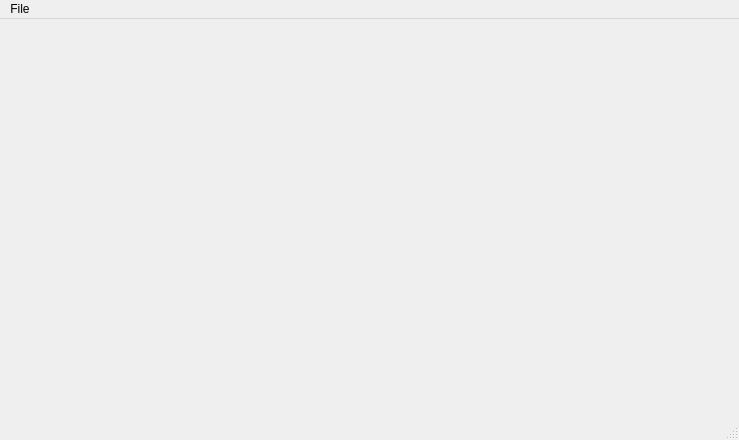
<?xml version="1.0" encoding="UTF-8"?>
<ui version="4.0">
 <class>MainWindowForm</class>
 <widget class="QMainWindow" name="MainWindowForm">
  <property name="geometry">
   <rect>
    <x>0</x>
    <y>0</y>
    <width>739</width>
    <height>440</height>
   </rect>
  </property>
  <property name="windowTitle">
   <string>Qt OpenSceneGraph Example</string>
  </property>
  <widget class="QWidget" name="centralWidget">
   <layout class="QGridLayout" name="gridLayout">
    <item row="0" column="0">
     <widget class="OSGWidget" name="widget" native="true"/>
    </item>
   </layout>
  </widget>
  <widget class="QMenuBar" name="menuBar">
   <property name="geometry">
    <rect>
     <x>0</x>
     <y>0</y>
     <width>739</width>
     <height>22</height>
    </rect>
   </property>
   <widget class="QMenu" name="menuFile">
    <property name="title">
     <string>File</string>
    </property>
    <addaction name="actionExit"/>
    <addaction name="actionOpen_2"/>
    <addaction name="actionSave_2"/>
    <addaction name="actionSave_as"/>
   </widget>
   <addaction name="menuFile"/>
  </widget>
  <widget class="QStatusBar" name="statusBar"/>
  <action name="actionOpen">
   <property name="text">
    <string>Open</string>
   </property>
  </action>
  <action name="actionAbout">
   <property name="text">
    <string>About</string>
   </property>
  </action>
  <action name="actionSave">
   <property name="text">
    <string>Save</string>
   </property>
  </action>
  <action name="actionSave_As">
   <property name="text">
    <string>Save As</string>
   </property>
  </action>
  <action name="actionExit">
   <property name="text">
    <string>Exit</string>
   </property>
  </action>
  <action name="actionOpen_2">
   <property name="text">
    <string>Open</string>
   </property>
  </action>
  <action name="actionSave_2">
   <property name="text">
    <string>Save</string>
   </property>
  </action>
  <action name="actionSave_as">
   <property name="text">
    <string>Save as ...</string>
   </property>
  </action>
 </widget>
 <layoutdefault spacing="6" margin="11"/>
 <customwidgets>
  <customwidget>
   <class>OSGWidget</class>
   <extends>QWidget</extends>
   <header>osgwidget.h</header>
   <container>1</container>
  </customwidget>
 </customwidgets>
 <resources/>
 <connections/>
</ui>
